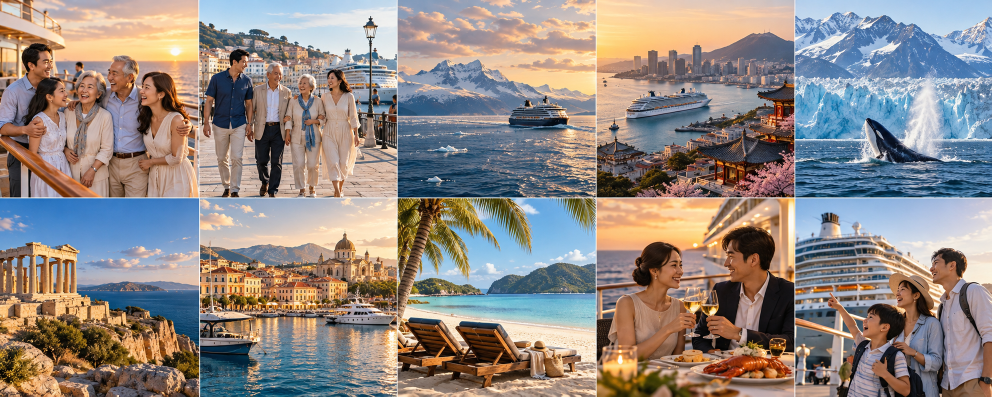
#> input picture assets/generated/theme-sheet.png, 1983 x 793 px (shown at 1/2 size)
$ python build_visual_loops.py
#> lines starting #> are read from the running program, lines starting #| are printed output that depends on the picture
from pathlib import Path
from PIL import Image, ImageEnhance

ROOT = Path(__file__).resolve().parents[1]
DIST = ROOT / "dist" / "media"
SOURCE = ROOT / "assets" / "generated"


def cell(sheet, cols, rows, index):
    width, height = sheet.size
    col, row = index % cols, index // cols
    x0, x1 = round(col * width / cols), round((col + 1) * width / cols)
    y0, y1 = round(row * height / rows), round((row + 1) * height / rows)
    return sheet.crop((x0, y0, x1, y1))


def cover(image, size, zoom=1.0, pan=0.0):
    target_w, target_h = size
    ratio = max(target_w / image.width, target_h / image.height) * zoom
    resized = image.resize((round(image.width * ratio), round(image.height * ratio)), Image.Resampling.LANCZOS)
    extra_x, extra_y = resized.width - target_w, resized.height - target_h
    x = max(0, min(extra_x, round(extra_x * (0.5 + pan))))
    y = max(0, min(extra_y, round(extra_y * 0.47)))
    return resized.crop((x, y, x + target_w, y + target_h))


def save_loop(image, output, size, direction=1):
    output.parent.mkdir(parents=True, exist_ok=True)
    base = ImageEnhance.Color(image.convert("RGB")).enhance(0.96)
    poster = cover(base, size, 1.025, -0.05 * direction)
    poster.save(output.with_suffix(".jpg"), quality=84, optimize=True, progressive=True)
    frames = []
    count = 20
    for frame_no in range(count):
        progress = frame_no / (count - 1)
        smooth = progress * progress * (3 - 2 * progress)
        frames.append(cover(base, size, 1.02 + 0.10 * smooth, (-0.08 + 0.16 * smooth) * direction))
    frames[0].save(output, save_all=True, append_images=frames[1:], duration=120, loop=0, quality=68, method=4)


def main():
    theme_sheet = Image.open(SOURCE / "theme-sheet.png").convert("RGB")
#> theme_sheet is the input picture: PIL image 1983x793 RGB; mean R, G, B 145.3, 136, 131.2
    region_sheet = Image.open(SOURCE / "region-sheet.png").convert("RGB")
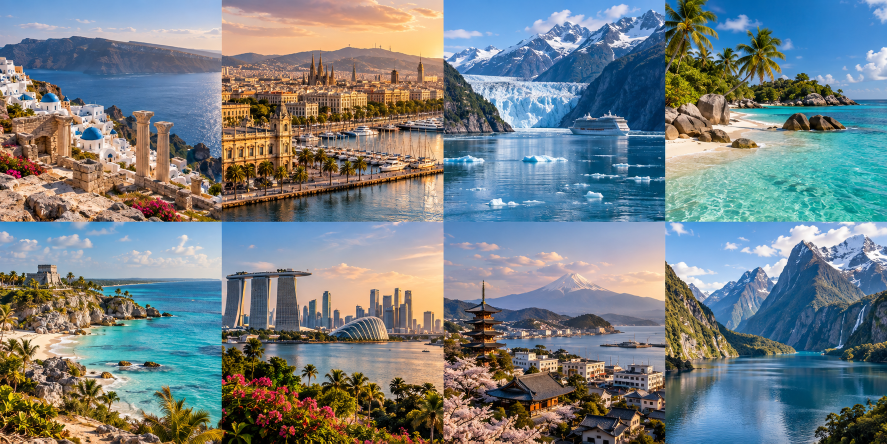
#> input picture assets/generated/region-sheet.png, 1774 x 887 px (shown at 1/2 size)
#> region_sheet is the input picture: PIL image 1774x887 RGB; mean R, G, B 117.6, 128, 131.4
    line_sheet = Image.open(SOURCE / "line-sheet.png").convert("RGB")
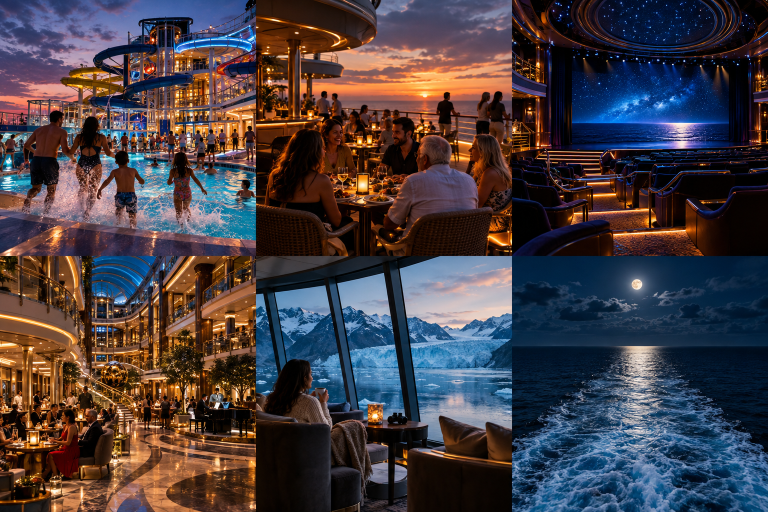
#> input picture assets/generated/line-sheet.png, 1536 x 1024 px (shown at 1/2 size)
#> line_sheet is the input picture: PIL image 1536x1024 RGB; mean R, G, B 69.7, 61.5, 66.6

    theme_names = ["kids", "parents", "far", "near", "nature", "heritage", "city", "rest", "food", "first"]
    region_names = ["east-med", "west-med", "alaska", "east-caribbean", "west-caribbean", "southeast-asia", "northeast-asia", "other"]
    line_names = ["royal", "ncl", "disney", "msc", "princess"]

    for index, name in enumerate(theme_names):
        target = DIST / "themes" / f"{name}.jpg"
        target.parent.mkdir(parents=True, exist_ok=True)
        cover(cell(theme_sheet, 5, 2, index), (640, 420), 1.02).save(target, quality=85, optimize=True, progressive=True)
#> this loop made 10 passes
#> (ratio in cover, extra_y in cover, y in cover) on passes 1 to 10: (1.64, 231, 109), (1.65, 233, 110), (1.64, 231, 109), (1.65, 233, 110), (1.64, 231, 109), (1.64, 233, 110), (1.65, 234, 110), (1.64, 233, 110), (1.65, 234, 110), (1.64, 233, 110)
#> pass 1, in cover, `resized = image.resize((round(image.width * ratio), round(image.height..`:
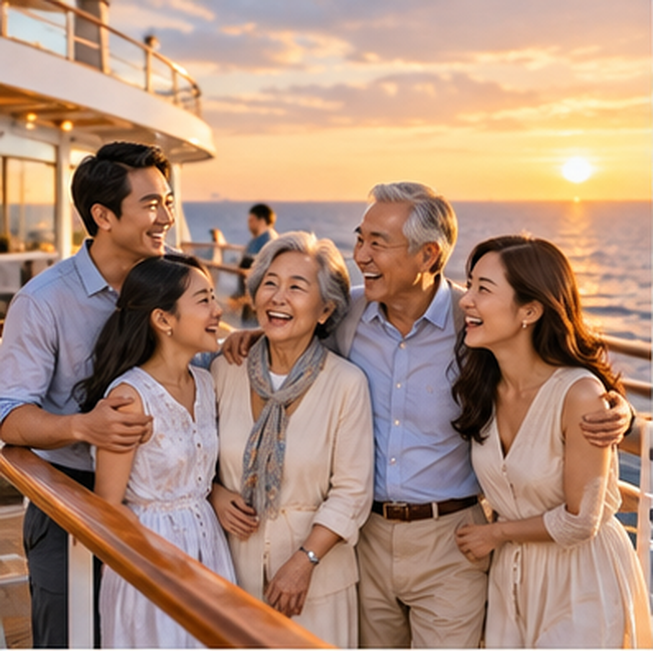
#> resized: PIL image 653x651 RGB; mean R, G, B 175.2, 142, 122.2
#> pass 1, in main, `cover(cell(theme_sheet, 5, 2, index), (640, 420), 1.02).save(target, q..`:
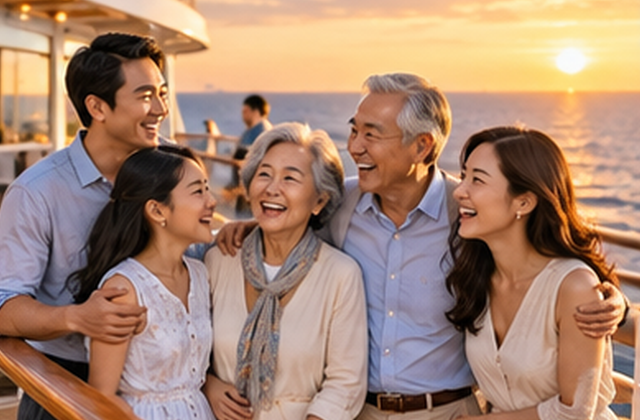
#> saved as kids.jpg: PIL image 640x420 RGB; mean R, G, B 168, 134.6, 114.4

    for index, name in enumerate(region_names):
        save_loop(cell(region_sheet, 4, 2, index), DIST / "regions" / f"{name}.webp", (560, 340), 1 if index % 2 == 0 else -1)
#> this loop made 8 passes
#> pass 1, in save_loop, `base = ImageEnhance.Color(image.convert("RGB")).enhance(0.96)`:
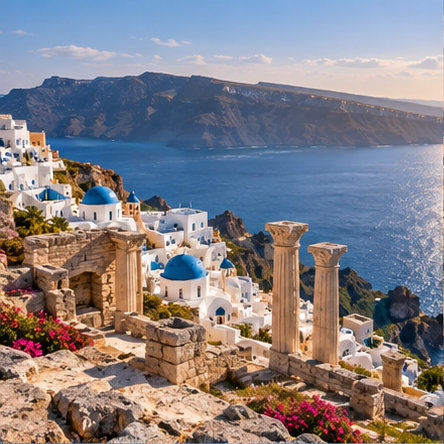
#> base: PIL image 444x444 RGB; mean R, G, B 132.2, 127.9, 133.3
#> pass 1, in save_loop, `poster = cover(base, size, 1.025, -0.05 * direction)`:
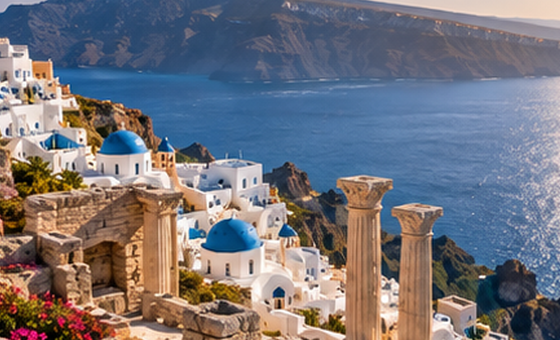
#> poster: PIL image 560x340 RGB; mean R, G, B 116.3, 115.6, 123.6

    for index, name in enumerate(line_names):
        save_loop(cell(line_sheet, 3, 2, index), DIST / "lines" / f"{name}.webp", (480, 620), -1 if index % 2 == 0 else 1)
#> this loop made 5 passes
#> pass 1, in cover (call 180), `resized = image.resize((round(image.width * ratio), round(image.height..`:
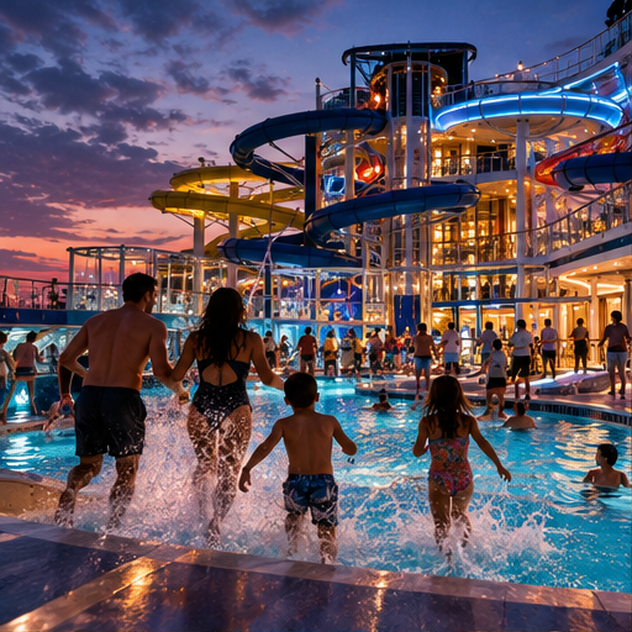
#> resized: PIL image 632x632 RGB; mean R, G, B 97.4, 85.4, 96.5


if __name__ == "__main__":
    main()
